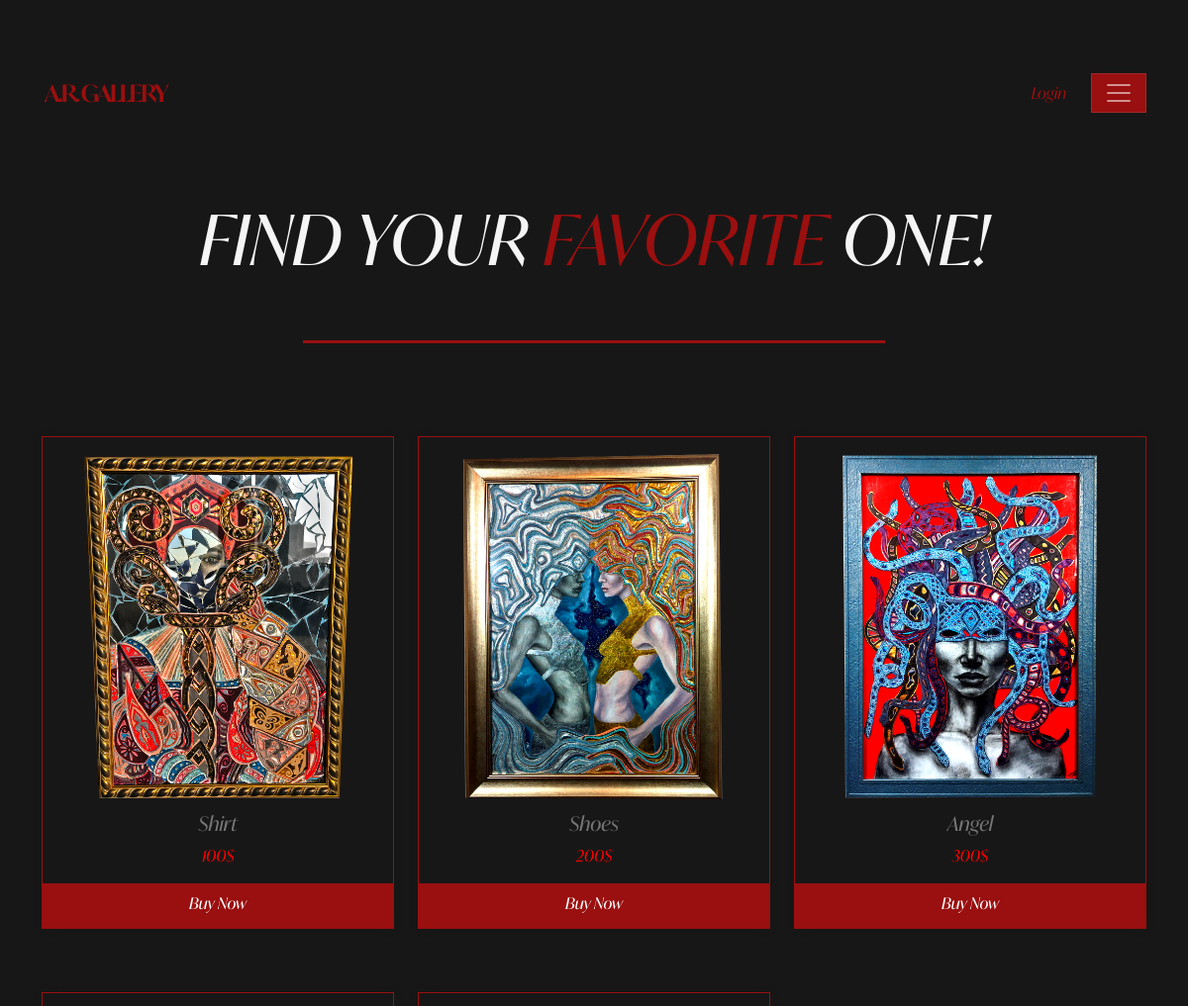
/products (upper part), run on an earlier commit of the app's database.
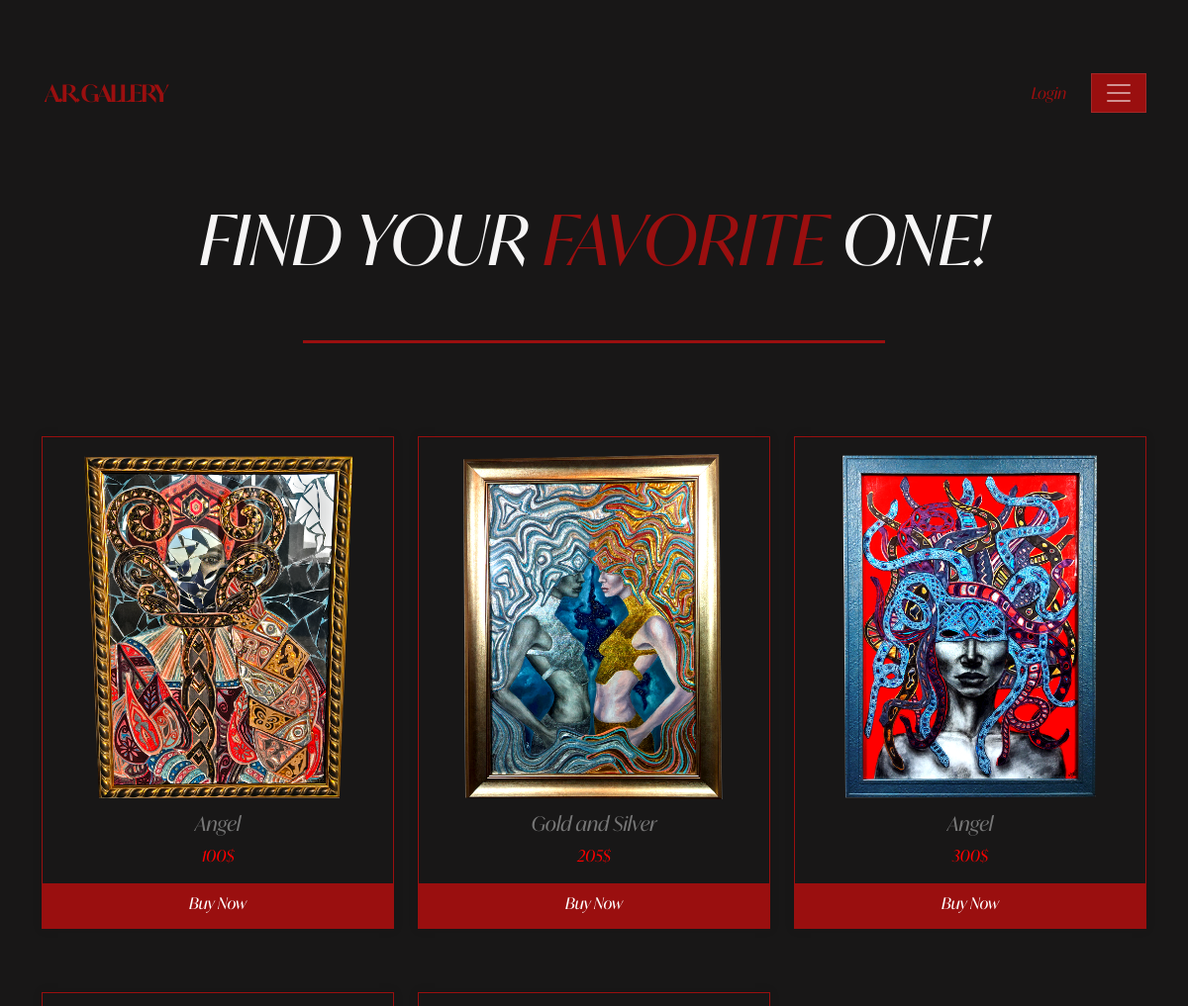
And on a later commit of the database.
### src/models/product.py (models this page shows, shortened)
class Product(BaseModel):
    __tablename__ = "products"
    id = db.Column(db.Integer, primary_key=True)
    title = db.Column(db.String)
    price = db.Column(db.Integer)
    description = db.Column(db.Text)
    images = db.relationship('Image', backref='product', lazy=True)

class Image(BaseModel):
    id = db.Column(db.Integer, primary_key=True)
    filename = db.Column(db.String(100), nullable=False)
    product_id = db.Column(db.Integer, db.ForeignKey('products.id'), nullable=False)

### src/views/products/routes.py (the view)
@product_blueprint.route('/products')
def products():
    page = request.args.get('page', 1, type=int)
    per_page = 5  # Number of products per page
    pagination = Product.query.paginate(page=page, per_page=per_page, error_out=False)
    products_on_page = pagination.items
    total_pages = pagination.pages
    return render_template('products/product_list.html', products=pagination, total_pages=total_pages, products_on_page=products_on_page, page=page)

### src/template/products/product_list.html (shortened to what this page needs)
{% extends 'layouts/base.html'%}
{% block content %}
    <div class="container-fluid product-box ">
      <div class="baner-box">
        <h1 class="shop-baner"> Find your <span style="font-style: italic; color: #9a0f0f;">favorite</span> one! </h1>
      </div>
      <div class="line-container" style="margin-bottom: 30px;">
        <div class="line"></div>
      </div>
    </div>
    <div class="gallery-container mb-5 container-fluid">
        <div class="container-md">
            <div class="row row-cols-1 row-cols-md-3 g-4 mt-5">
              {% for product in products.items %}
              <div class="col mt-3 mb-5">
                <div class="card h-100" style="border: 1px solid #9a0f0f; box-shadow: 0px 0px 10px rgba(0, 0, 0, 0.1); background-color: transparent; border-radius: 0px; ">
                  <a href="{{ url_for('product.product', id=product.id)}}">
                    <img src="{{ url_for('static', filename='img/' + product.images[0].filename) }}" class="card-img-top">
                  </a>
                  <div class="card-body" style="padding: 10px 0 0; text-align: center;">
                    <h5 class="card-title" style="color:#777777;">{{ product.title }}</h5>
                    <p class="card-text" style="color: red;">{{ product.price }}$</p>
                    <a href="{{ url_for('product.product', id=product.id) }}" class="btn-buy">Buy Now</a>
                  </div>
                </div>
              </div>
              {% endfor %}
            </div>
        </div>
    </div>
{% endblock %}

What changed in the data, as far as the page shows it:
changed Product (number 1 of 3 on the later page): title "Shirt" → "Angel"
changed Product: title "Shoes" → "Gold and Silver"; price "200" → "205"
